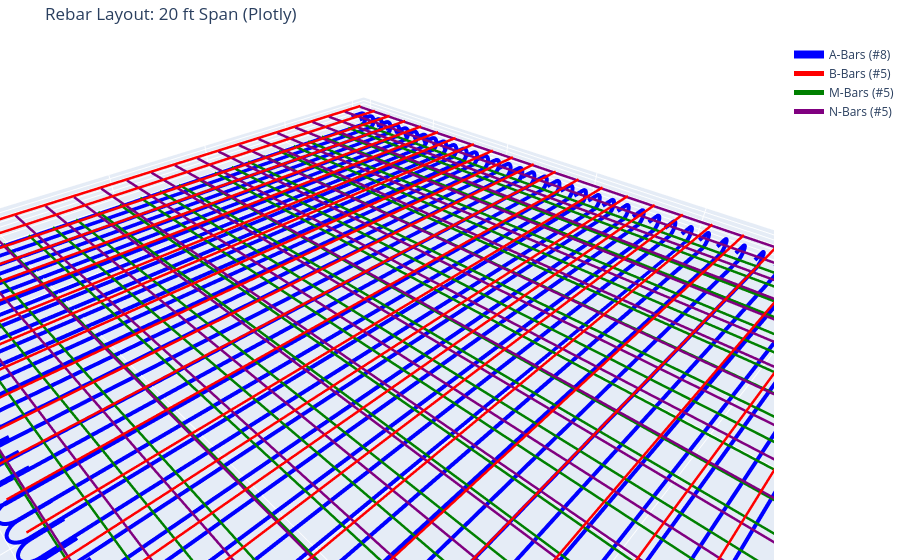

Notebook cell for this chart:
### Code cell
# ======================================================================
# --- MAIN EXECUTION BLOCK (FOR PLOTTING/TESTING) ---
# ======================================================================
if __name__ == '__main__':

    # --- Set Test Parameters ---
    span_length = 20
    # Set to False for simple span (per user request)
    continuous_span = False
    over_side_drainage = False
    deck_width = 24.0 # feet

    try:
        # 1. Get all parameters from the lookup function
        print(f"Looking up parameters for {span_length} ft {'continuous' if continuous_span else 'simple'} span...")
        params = get_deck_parameters(span_length, continuous_span, over_side_drainage)
        print_parameters(params) # Show what we found

        # 2. Extract values needed for bar generation
        thickness = params['thickness']
        top_cover = params['top_cover']
        bot_cover = params['bot_cover']
        side_cover = params['side_cover']

        # Get Bar info from the nested dictionaries
        a_bar_info = params.get('a_bar', {})
        b_bar_info = params.get('b_bar', {})
        m_bar_info = params.get('m_bar', {})
        n_bar_info = params.get('n_bar', {})

        a_size = a_bar_info.get('size')
        a_spacing = a_bar_info.get('spacing')

        b_size = b_bar_info.get('size')
        b_spacing = b_bar_info.get('spacing')

        m_size = m_bar_info.get('size')
        m_spacing = m_bar_info.get('spacing')

        n_size = n_bar_info.get('size')
        n_spacing = n_bar_info.get('spacing')

        # 3. Create the final figure
        fig_final = go.Figure()
        print("Generating plots...")

        # 4. Generate and Add A-Bars
        if a_size and a_spacing:
            if not b_size: raise ValueError("B-Bar size is needed to calculate A-Bar hook clearance.")
            print(f"-> Plotting A-Bars (#{a_size} @ {a_spacing}\") at Z ~ {bot_cover:.2f}\"")
            fig_a = generate_a_bars(
                span_length=span_length, a_bar_size=a_size, a_bar_spacing=a_spacing,
                deck_thickness=thickness, deck_width=deck_width, bot_cover=bot_cover,
                top_cover=top_cover, side_cover=side_cover, b_bar_size=b_size
            )
            fig_final.add_trace(fig_a.data[0])
        else:
            print("-> A-Bar data not found. Skipping A-Bar plot.")

        # 5. Generate and Add B-Bars
        if b_size and b_spacing:
            z_b_bar = thickness - top_cover - (b_size / 8.0 / 2.0)
            print(f"-> Plotting B-Bars (#{b_size} @ {b_spacing}\") at Z = {z_b_bar:.4f}\"")
            fig_b = generate_b_bars(
                span_length=span_length, b_bar_size=b_size, b_bar_spacing=b_spacing,
                deck_thickness=thickness, deck_width=deck_width, top_cover=top_cover,
                side_cover=side_cover
            )
            fig_final.add_trace(fig_b.data[0])
        else:
            print("-> B-Bar data not found. Skipping B-Bar plot.")

        # 6. Generate and Add M-Bars
        if m_size and m_spacing:
            if not a_size: raise ValueError("A-Bar size is needed to calculate M-Bar elevation.")
            z_m_bar = bot_cover + (a_size / 8.0) + (m_size / 8.0 / 2.0)
            print(f"-> Plotting M-Bars (#{m_size} @ {m_spacing}\") at Z = {z_m_bar:.4f}\"")
            fig_m = generate_m_bars(
                span_length=span_length, m_bar_size=m_size, m_bar_spacing=m_spacing,
                deck_width=deck_width, bot_cover=bot_cover, side_cover=side_cover,
                a_bar_size=a_size
            )
            fig_final.add_trace(fig_m.data[0])
        else:
            print("-> M-Bar data not found. Skipping M-Bar plot.")

        # 7. Generate and Add N-Bars
        if n_size and n_spacing:
            if not b_size: raise ValueError("B-Bar size is needed to calculate N-Bar elevation.")
            z_n_bar_bot = (thickness - top_cover) - (b_size / 8.0)
            z_n_bar = z_n_bar_bot - (n_size / 8.0 / 2.0)
            print(f"-> Plotting N-Bars (#{n_size} @ {n_spacing}\") at Z = {z_n_bar:.4f}\"")
            fig_n = generate_n_bars(
                span_length=span_length, n_bar_size=n_size, n_bar_spacing=n_spacing,
                deck_thickness=thickness, deck_width=deck_width, top_cover=top_cover,
                side_cover=side_cover, b_bar_size=b_size
            )
            fig_final.add_trace(fig_n.data[0])
        else:
            print("-> N-Bar data not found. Skipping N-Bar plot.")

        # 8. Style and Show the Combined Plot
        fig_final.update_layout(
            title=f'Rebar Layout: {span_length} ft Span (Plotly)',
            scene=dict(
                xaxis_title='X (Transverse, in)',
                yaxis_title='Y (Longitudinal, in)',
                zaxis_title='Z (Elevation, in)',
                aspectmode='data' # This is critical!
            ),
            margin=dict(l=0, r=0, b=0, t=40)
        )

        print("\nShowing combined plot...")
        fig_final.show()

    except ValueError as e:
        print(f"\n--- ERROR ---: {e}", file=sys.stderr)
    except Exception as e:
        print(f"\n--- UNEXPECTED ERROR ---: {e}", file=sys.stderr)
        import traceback
        print(traceback.format_exc())

### Figure 1 — Plotly figure (JSON) as saved in the notebook; plotly's stock layout.template omitted (floating-point values rounded to 4 significant figures; data arrays with more than 128 entries replaced by an {"elided": "..."} marker saying what was removed)
{"data": [{"line": {"color": "blue", "width": 8}, "mode": "lines", "name": "A-Bars (#8)", "type": "scatter3d", "x": {"elided": "3150 float values"}, "y": {"elided": "3150 float values"}, "z": {"elided": "3150 float values"}}, {"line": {"color": "red", "width": 5}, "mode": "lines", "name": "B-Bars (#5)", "type": "scatter3d", "x": [2, 246, null, 2, 246, null, 2, 246, null, 2, 246, null, 2, 246, null, 2, 246, null, 2, 246, null, 2, 246, null, 2, 246, null, 2, 246, null, 2, 246, null, 2, 246, null, 2, 246, null, 2, 246, null, 2, 246, null, 2, 246, null, 2, 246, null, 2, 246, null, 2, 246, null, 2, 246, null, 2, 246, null, 2, 246, null, 2, 246, null, 2, 246, null, 2, 246, null], "y": [3.312, 3.312, null, 15.31, 15.31, null, 27.31, 27.31, null, 39.31, 39.31, null, 51.31, 51.31, null, 63.31, 63.31, null, 75.31, 75.31, null, 87.31, 87.31, null, 99.31, 99.31, null, 111.3, 111.3, null, 123.3, 123.3, null, 135.3, 135.3, null, 147.3, 147.3, null, 159.3, 159.3, null, 171.3, 171.3, null, 183.3, 183.3, null, 195.3, 195.3, null, 207.3, 207.3, null, 219.3, 219.3, null, 231.3, 231.3, null, 243.3, 243.3, null, 255.3, 255.3, null, 267.3, 267.3, null, 279.3, 279.3, null, 291.3, 291.3, null], "z": [13.44, 13.44, null, 13.44, 13.44, null, 13.44, 13.44, null, 13.44, 13.44, null, 13.44, 13.44, null, 13.44, 13.44, null, 13.44, 13.44, null, 13.44, 13.44, null, 13.44, 13.44, null, 13.44, 13.44, null, 13.44, 13.44, null, 13.44, 13.44, null, 13.44, 13.44, null, 13.44, 13.44, null, 13.44, 13.44, null, 13.44, 13.44, null, 13.44, 13.44, null, 13.44, 13.44, null, 13.44, 13.44, null, 13.44, 13.44, null, 13.44, 13.44, null, 13.44, 13.44, null, 13.44, 13.44, null, 13.44, 13.44, null, 13.44, 13.44, null]}, {"line": {"color": "green", "width": 5}, "mode": "lines", "name": "M-Bars (#5)", "type": "scatter3d", "x": [2, 2, null, 12, 12, null, 22, 22, null, 32, 32, null, 42, 42, null, 52, 52, null, 62, 62, null, 72, 72, null, 82, 82, null, 92, 92, null, 102, 102, null, 112, 112, null, 122, 122, null, 132, 132, null, 142, 142, null, 152, 152, null, 162, 162, null, 172, 172, null, 182, 182, null, 192, 192, null, 202, 202, null, 212, 212, null, 222, 222, null, 232, 232, null, 242, 242, null], "y": [3, 285, null, 3, 285, null, 3, 285, null, 3, 285, null, 3, 285, null, 3, 285, null, 3, 285, null, 3, 285, null, 3, 285, null, 3, 285, null, 3, 285, null, 3, 285, null, 3, 285, null, 3, 285, null, 3, 285, null, 3, 285, null, 3, 285, null, 3, 285, null, 3, 285, null, 3, 285, null, 3, 285, null, 3, 285, null, 3, 285, null, 3, 285, null, 3, 285, null], "z": [2.812, 2.812, null, 2.812, 2.812, null, 2.812, 2.812, null, 2.812, 2.812, null, 2.812, 2.812, null, 2.812, 2.812, null, 2.812, 2.812, null, 2.812, 2.812, null, 2.812, 2.812, null, 2.812, 2.812, null, 2.812, 2.812, null, 2.812, 2.812, null, 2.812, 2.812, null, 2.812, 2.812, null, 2.812, 2.812, null, 2.812, 2.812, null, 2.812, 2.812, null, 2.812, 2.812, null, 2.812, 2.812, null, 2.812, 2.812, null, 2.812, 2.812, null, 2.812, 2.812, null, 2.812, 2.812, null, 2.812, 2.812, null, 2.812, 2.812, null]}, {"line": {"color": "purple", "width": 5}, "mode": "lines", "name": "N-Bars (#5)", "type": "scatter3d", "x": [2, 2, null, 14, 14, null, 26, 26, null, 38, 38, null, 50, 50, null, 62, 62, null, 74, 74, null, 86, 86, null, 98, 98, null, 110, 110, null, 122, 122, null, 134, 134, null, 146, 146, null, 158, 158, null, 170, 170, null, 182, 182, null, 194, 194, null, 206, 206, null, 218, 218, null, 230, 230, null, 242, 242, null], "y": [3, 285, null, 3, 285, null, 3, 285, null, 3, 285, null, 3, 285, null, 3, 285, null, 3, 285, null, 3, 285, null, 3, 285, null, 3, 285, null, 3, 285, null, 3, 285, null, 3, 285, null, 3, 285, null, 3, 285, null, 3, 285, null, 3, 285, null, 3, 285, null, 3, 285, null, 3, 285, null, 3, 285, null], "z": [12.81, 12.81, null, 12.81, 12.81, null, 12.81, 12.81, null, 12.81, 12.81, null, 12.81, 12.81, null, 12.81, 12.81, null, 12.81, 12.81, null, 12.81, 12.81, null, 12.81, 12.81, null, 12.81, 12.81, null, 12.81, 12.81, null, 12.81, 12.81, null, 12.81, 12.81, null, 12.81, 12.81, null, 12.81, 12.81, null, 12.81, 12.81, null, 12.81, 12.81, null, 12.81, 12.81, null, 12.81, 12.81, null, 12.81, 12.81, null, 12.81, 12.81, null]}], "layout": {"margin": {"b": 0, "l": 0, "r": 0, "t": 40}, "scene": {"aspectmode": "data", "xaxis": {"title": {"text": "X (Transverse, in)"}}, "yaxis": {"title": {"text": "Y (Longitudinal, in)"}}, "zaxis": {"title": {"text": "Z (Elevation, in)"}}}, "title": {"text": "Rebar Layout: 20 ft Span (Plotly)"}}}
